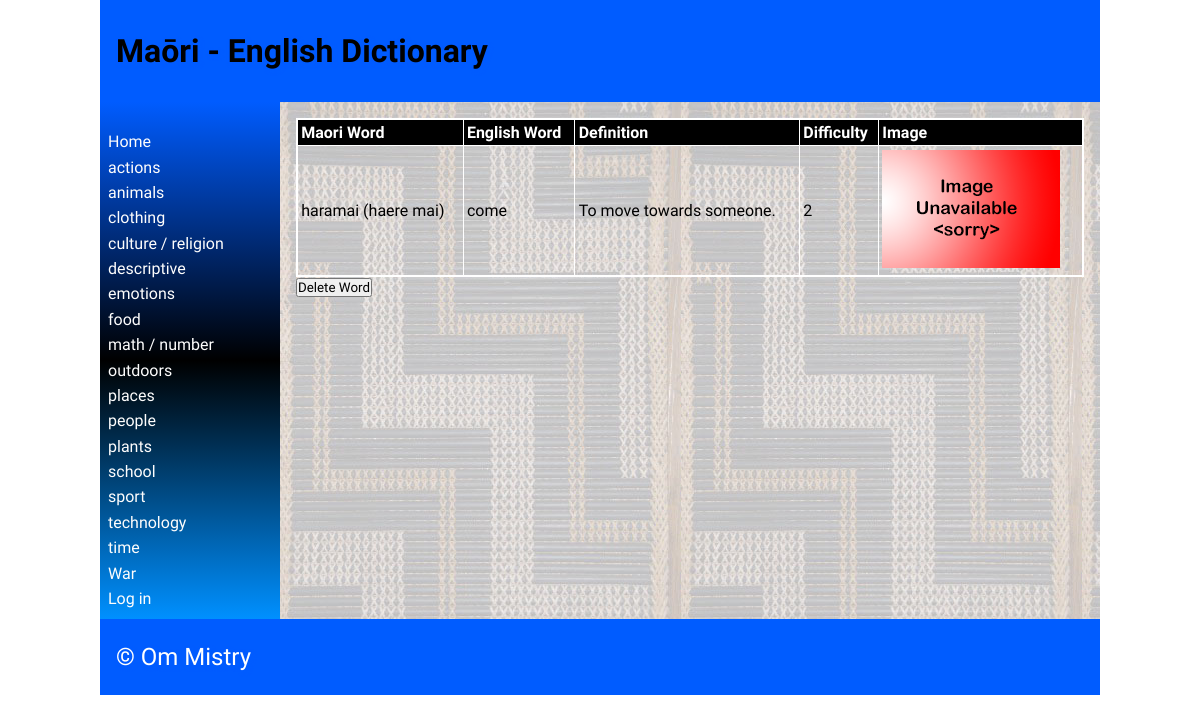
Page /detail/1 on the earlier database version.
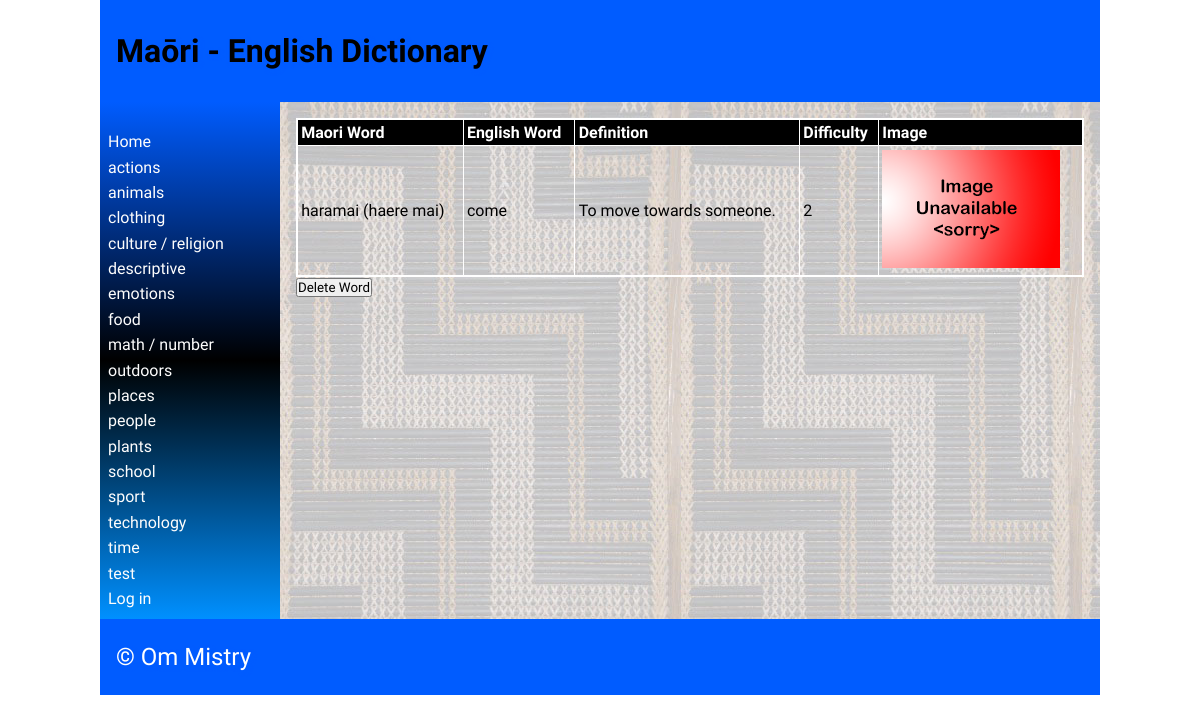
Same page on the later database version.
### tables this page shows
CREATE TABLE "category"
(
	id INTEGER
		constraint category_pk
			primary key autoincrement,
	category_name varchar(69) not null
);

CREATE TABLE "words"
(
	maori varchar(69),
	english varchar(69),
	category integer,
	definition varchar(100),
	levels integer,
	images varchar(69),
	id integer
		constraint words_pk
			primary key autoincrement
);

### app.py (the view, shortened to what this page needs)
@app.route('/detail/<word_id>', methods=["POST", "GET"])
def render_detailpage(word_id):
    con = create_connection(DB_NAME)
    query = "SELECT id, maori, english, definition, levels, images FROM words WHERE id=?"
    cur = con.cursor()
    cur.execute(query, (word_id,))
    definition = cur.fetchall()[0]
    print(word_id)
    return render_template('detail.html', definition=definition, logged_in=is_logged_in(), categories=fetch_categories(),
                           deleting=intention("delete"))

### app.py (called while the page is built)
def intention(button):
    if button in request.form:
        return True
    else:
        return False

def create_connection(db_file):
    try:
        connection = sqlite3.connect(db_file)
        return connection
    except Error as e:
        print(e)
    return None

def fetch_categories():
    con = create_connection(DB_NAME)
    query = "SELECT id, category_name FROM category"
    cur = con.cursor()
    cur.execute(query)
    categories = cur.fetchall()
    con.close()
    return categories

def is_logged_in():
    if session.get("email") is None:
        print("you are not logged in")
        return False
    else:
        print("you are logged in")
        return True

### templates/detail.html (shortened to what this page needs)
{% extends 'base.html' %}
{% block heading %}Maōri - English Dictionary{% endblock %}
{% block main %}
    <table>
        <tr>
            <th>Maori Word</th>
            <th>English Word</th>
            <th>Definition</th>
            <th>Difficulty</th>
            <th>Image</th>
        </tr>
        <tr>
            <td>{{ definition[1] }}</td>
            <td>{{ definition[2] }}</td>
            <td>{{ definition[3] }}</td>
            <td>{{ definition[4] }}</td>
            <td><img src="/static/images/{{ definition[5] }}"></td>
        </tr>
    </table>
<form method="POST">
    {% if deleting %}
        <div class="form-element">Are you sure?<input type="submit" name="delete_confirm" value="Yes">/<input type="submit" value="No"></div>
    {% else %}
    <div class="form-element">
         <input type="submit" name="delete" value="Delete Word">
    </div>
    </form>
    {% endif %}
{% endblock %}

### templates/base.html (shortened to what this page needs)
<!doctype html>
<html lang="en">
<head>
   <link href="{{ url_for('static', filename='css/style.css') }}" rel="stylesheet">
</head>
<body>
   <div id="container">
      <header>
         <h1>{% block heading %}{% endblock %}</h1>
      </header>
      <nav>
         <ul>
                <li><a href="\">Home</a></li>
                {% for category in categories %}
                <li><a href="/categories/{{ category[0] }}">{{category[1]}}</a></li>
                {% endfor %}
         <li>
             {% if logged_in %}<a href="/logout">Log out</a>{% else %}
             <a href="/login">Log in</a></li>{% endif %}
         </ul>
      </nav>
      <main>
            {% block main%}{% endblock %}
        </main>
      <footer>
         <p>
            &copy; Om Mistry
         </p>
      </footer>
   </div>
</body>
</html>

### static/css/style.css (style rules this page uses)
* { font-family: Comfortaa, sans-serif; margin: 0; padding: 0; box-sizing: border-box; }
#container { display: grid; grid-template-columns: 75px auto; grid-template-areas: 'nav header' 'main main' 'footer footer'; }
header { grid-area: header; background-color: #005cff; padding: 1rem; }
nav { grid-area: nav; }
main { grid-area: main; padding: 1rem; background-color: #005cff; }
h1, h2, h3, h4 { padding: 1rem 0; font-family: 'Suez One', serif; color: #000000; text-shadow: 2px 2px 4px #005cff; }
p { padding: 0.5rem 0; }
a { color: #ffffff; }
table { width: 100%; border: 2px solid #ffffff; border-collapse: collapse; }
th, td { border: 1px solid #ffffff; padding: 0.2rem; text-align: left; }
th { background-color: #000000; color: #ffffff; }
footer { grid-area: footer; padding: 1rem; background-color: #005cff; }
footer p { color: #ffffff; text-shadow: 2px 2px 4px #005cff; font-size: 1.5rem; }
@media only screen and (min-width: 768px) { #container { grid-template-columns: 180px auto; grid-template-areas: 'header header' 'nav main' 'footer footer'; } }
@media only screen and (min-width: 768px) { nav { background: linear-gradient(180deg, rgb(0, 92, 255) 0%, rgb(0, 0, 0) 50%, rgb(0, 144, 255) 100%); padding: 0.5rem; } }
@media only screen and (min-width: 768px) { nav ul { list-style: none; } }
@media only screen and (min-width: 768px) { nav li { padding: 0.2rem 0; } }
@media only screen and (min-width: 768px) { nav a { color: #fdfdfd; text-decoration: none; } }
@media only screen and (min-width: 768px) { main { background-image: url('static/images/poutama.jpg'); } }
@media only screen and (min-width: 1000px) { #container { width: 1000px; margin: auto; } }

Differences in the rows shown:
removed category: category_name "War"
added category: category_name "test"
